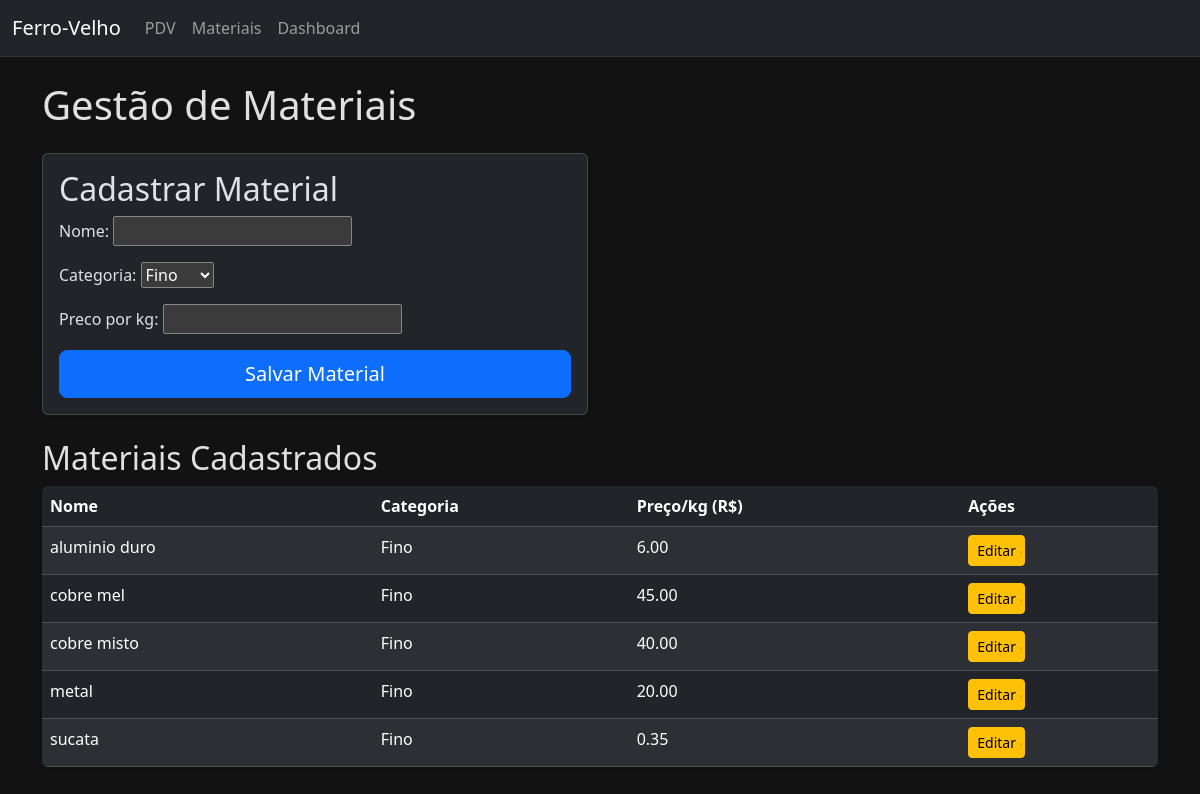
The app's page /materials/ (signed in) with its own data.
### ferrovelho_app/models.py (models this page shows, shortened)
class Material(models.Model):
    CATEGORIAS = [
        ('Fino', 'Fino'),
        ('Sucata', 'Sucata'),
        ('Outro', 'Outro'),
    ]
    nome = models.CharField(max_length=100, unique=True)
    categoria = models.CharField(max_length=20, choices=CATEGORIAS, default='Fino')
    preco_por_kg = models.DecimalField(max_digits=10, decimal_places=2)

### ferrovelho_app/views.py (the view)
# urls.py: path('materials/', views.material_list_create, name='material_list_create'),
@staff_member_required
def material_list_create(request):
    materials = Material.objects.all().order_by('nome')
    if request.method == 'POST':
        form = MaterialForm(request.POST)
        if form.is_valid():
            form.save()
            return redirect('material_list_create')
    else:
        form = MaterialForm()
    return render(request, 'ferrovelho_app/materials.html', {'materials': materials, 'form': form})

### ferrovelho_app/forms.py
class MaterialForm(forms.ModelForm):
    class Meta:
        model = Material
        fields = ['nome', 'categoria', 'preco_por_kg']

### ferrovelho_app/templates/ferrovelho_app/materials.html (shortened to what this page needs)
{% extends 'ferrovelho_app/base.html' %}
{% block content %}
    <h1 class="mb-4">Gestão de Materiais</h1>
    <div class="row mb-4">
        <div class="col-md-6">
            <div class="card p-3 shadow-sm">
                <h2>Cadastrar Material</h2>
                <form method="post">
                    {{ form.as_p }}
                    <button type="submit" class="btn btn-primary btn-lg w-100">Salvar Material</button>
                </form>
            </div>
        </div>
    </div>
    <h2>Materiais Cadastrados</h2>
    <div class="table-responsive shadow-sm rounded">
        <table class="table table-dark table-striped mb-0">
            <thead>
                <tr>
                    <th>Nome</th>
                    <th>Categoria</th>
                    <th>Preço/kg (R$)</th>
                    <th>Ações</th>
                </tr>
            </thead>
            <tbody>
                {% for material in materials %}
                    <tr>
                        <td>{{ material.nome }}</td>
                        <td>{{ material.categoria }}</td>
                        <td>{{ material.preco_por_kg|floatformat:2 }}</td>
                        <td>
                            <a href="{% url 'material_edit' material.pk %}" class="btn btn-warning btn-sm">Editar</a>
                        </td>
                    </tr>
                {% empty %}
                    <tr><td colspan="4">Nenhum material cadastrado ainda.</td></tr>
                {% endfor %}
            </tbody>
        </table>
    </div>
{% endblock %}

### ferrovelho_app/templates/ferrovelho_app/base.html (style rules this page uses)
body { background-color: #121212; color: #e0e0e0; }

### records on screen
Material: nome "aluminio duro", categoria "Fino", preco_por_kg "6.00"
Material: nome "cobre mel", categoria "Fino", preco_por_kg "45.00"
Material: nome "cobre misto", categoria "Fino", preco_por_kg "40.00"
Material: nome "metal", categoria "Fino", preco_por_kg "20.00"
Material: nome "sucata", categoria "Fino", preco_por_kg "0.35"
